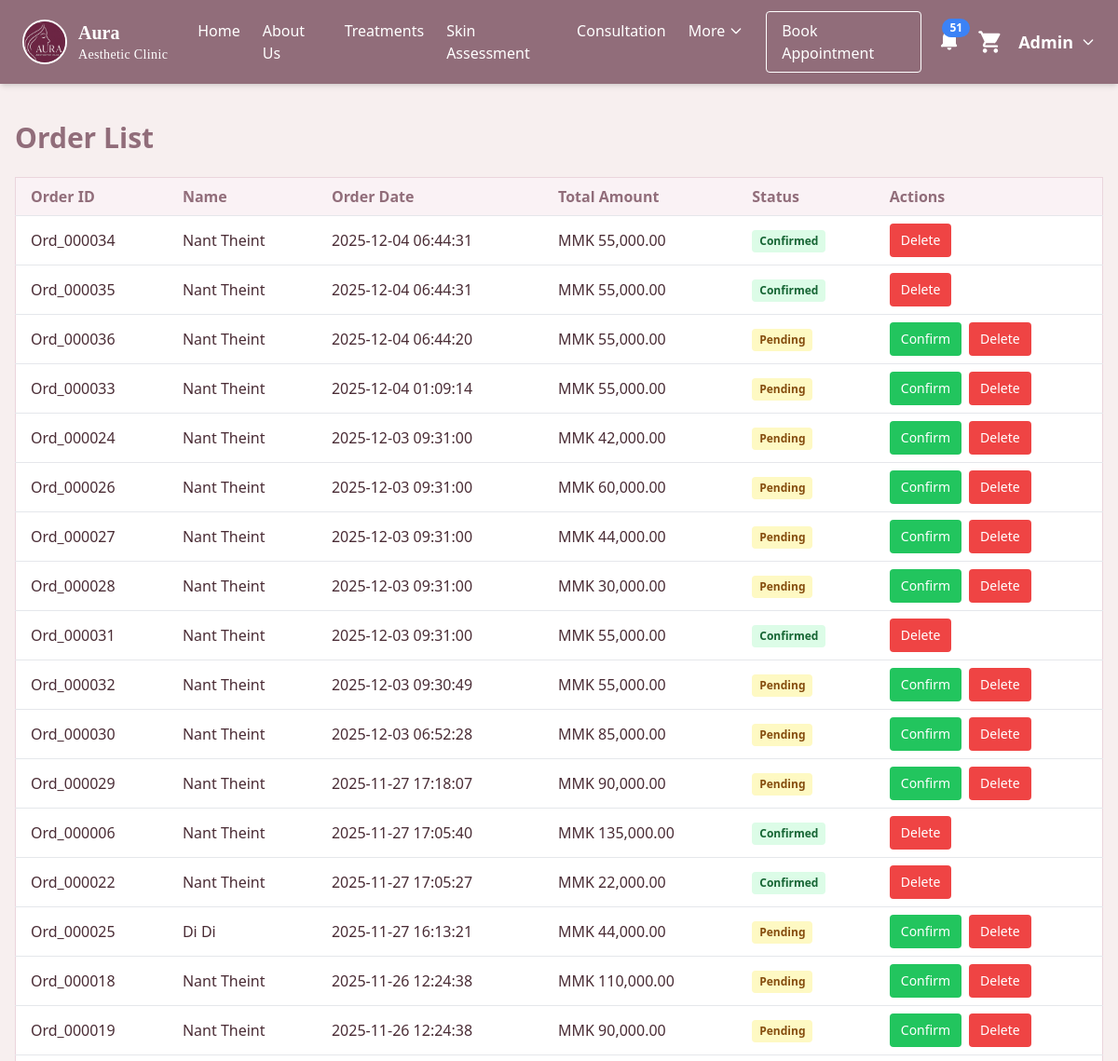
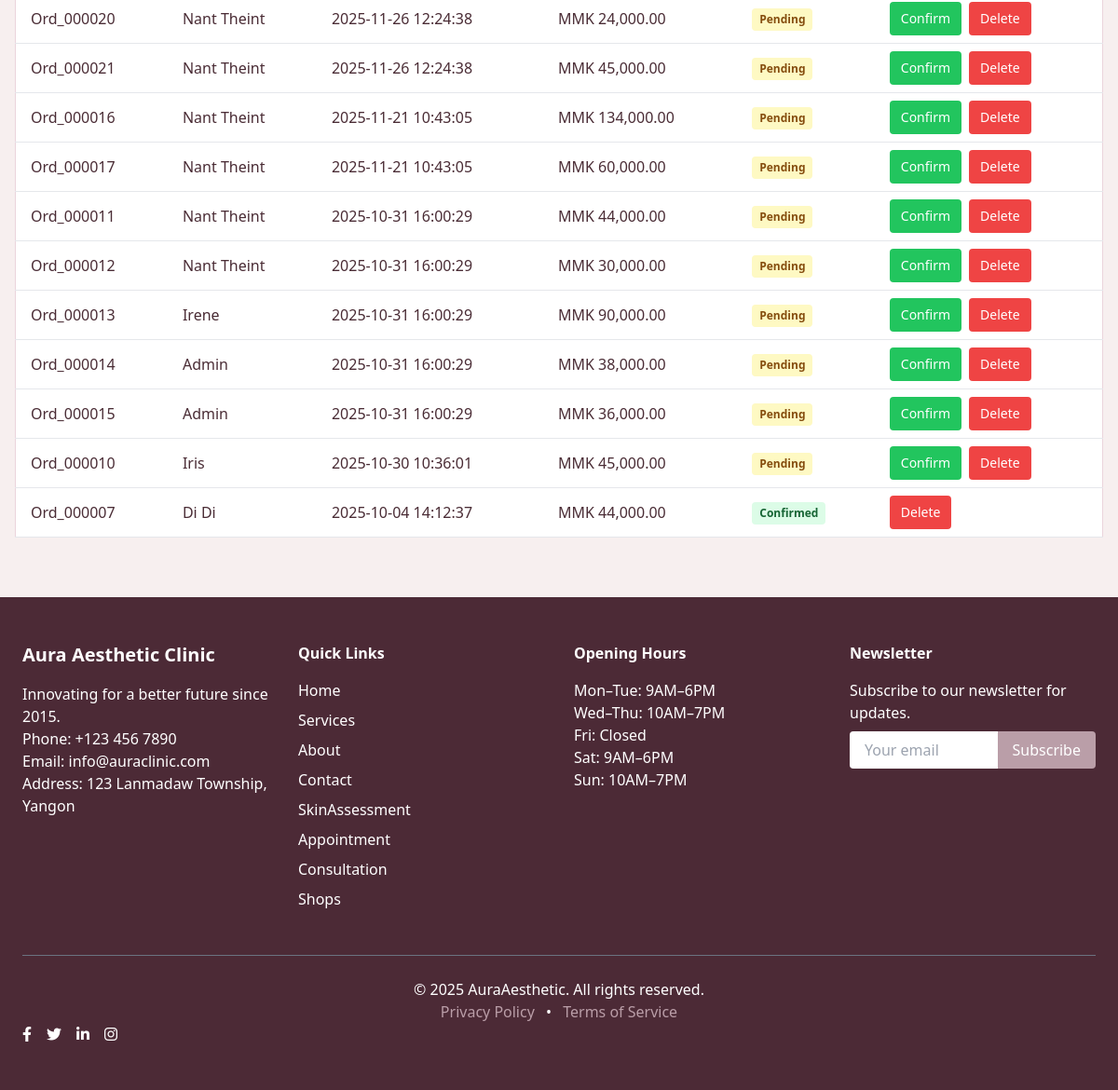
Screenshot of /orderlist.php (signed in) with the database file from the repository (2 pictures, top to bottom).
### tables this page shows
CREATE TABLE `orders` (
  `OrderCode` varchar(20) NOT NULL,
  `PatientID` int(11) NOT NULL,
  `Name` varchar(50) NOT NULL,
  `Email` varchar(50) NOT NULL,
  `Phone` varchar(50) NOT NULL,
  `OrderDate` timestamp NOT NULL DEFAULT current_timestamp() ON UPDATE current_timestamp(),
  `PaymentMethod` varchar(50) NOT NULL,
  `PaymentImage` varchar(255) NOT NULL,
  `DeliveryAddress` varchar(100) NOT NULL,
  `TotalAmount` int(11) NOT NULL,
  `TotalQuantity` int(11) NOT NULL,
  `Status` varchar(30) NOT NULL,
  `IsNotified` tinyint(1) NOT NULL
);

### orderlist.php (the view, shortened to what this page needs)
<?php
$role = $_SESSION['position'];
include('header.php');
include('navbar.php');
?>
<body class="bg-[#F7EFEF] text-[#4A2C35] font-sans">
    <div class="max-w-7xl mx-auto mt-6 lg:mt-10 px-3 sm:px-4 mb-8 lg:mb-16">
        <h1 class="text-2xl lg:text-3xl font-bold text-[#916D7A] mb-4 lg:mb-6">Order List</h1>
        <div class="overflow-x-auto">
            <table class="w-full bg-white border border-[#EBD5DC] rounded shadow-md text-sm lg:text-base">
                <thead>
                    <tr class="bg-[#FAF2F5] text-[#916D7A]">
                        <th class="py-2 px-2 sm:px-4 border-b text-left">Order ID</th>
                        <th class="py-2 px-2 sm:px-4 border-b text-left">Name</th>
                        <th class="py-2 px-2 sm:px-4 border-b text-left">Order Date</th>
                        <th class="py-2 px-2 sm:px-4 border-b text-left">Total Amount</th>
                        <th class="py-2 px-2 sm:px-4 border-b text-left">Status</th>
                        <th class="py-2 px-2 sm:px-4 border-b text-left">Actions</th>
                    </tr>
                </thead>
                <tbody>
                    <?php
                    $orderQuery = mysqli_query($connect, "
                        SELECT o.*, p.Name AS PatientName
                        FROM `orders` o
                        LEFT JOIN `patientregister` p
                        ON o.PatientID = p.PatientID
                        ORDER BY o.OrderDate DESC
                    ");
                    if ($orderQuery && mysqli_num_rows($orderQuery) > 0):
                        while ($o = mysqli_fetch_assoc($orderQuery)):
                    ?>
                            <tr class="hover:bg-[#F7EFEF]">
                                <td class="py-2 px-2 sm:px-4 border-b"><?= htmlspecialchars($o['OrderCode'] ?? '') ?></td>
                                <td class="py-2 px-2 sm:px-4 border-b"><?= htmlspecialchars($o['Name'] ?? 'Unknown') ?></td>
                                <td class="py-2 px-2 sm:px-4 border-b"><?= htmlspecialchars($o['OrderDate'] ?? '') ?></td>
                                <td class="py-2 px-2 sm:px-4 border-b">MMK <?= number_format($o['TotalAmount'] ?? 0, 2) ?></td>
                                <td class="py-2 px-2 sm:px-4 border-b">
                                    <span class="inline-block px-2 py-1 rounded text-xs font-semibold
                                        <?= ($o['Status'] ?? '') === 'Confirmed' ? 'bg-green-100 text-green-800' : 'bg-yellow-100 text-yellow-800' ?>">
                                        <?= htmlspecialchars($o['Status'] ?? '') ?>
                                    </span>
                                </td>
                                <td class="py-2 px-2 sm:px-4 border-b">
                                    <div class="flex flex-col sm:flex-row gap-1 sm:gap-2">
                                        <?php if (($o['Status'] ?? '') !== 'Confirmed'): ?>
                                            <?php if (in_array($role, ['Admin', 'Receptionist'])): ?>
                                                <a href="orderlist.php?confirm_order=<?= urlencode($o['OrderCode'] ?? '') ?>"
                                                    class="bg-green-500 text-white px-2 sm:px-3 py-1 sm:py-2 rounded hover:bg-green-700 text-xs sm:text-sm text-center"
                                                    onclick="return confirm('Confirm this order?');">Confirm</a>
                                            <?php else: ?>
                                                <button class="bg-gray-400 text-white px-2 sm:px-3 py-1 sm:py-2 rounded text-xs sm:text-sm w-full sm:w-auto"
                                                    onclick="alert('Access denied! You cannot confirm orders.')">Confirm</button>
                                            <?php endif; ?>
                                        <?php endif; ?>
                                        <?php if ($role === 'Admin'): ?>
                                            <a href="orderlist.php?delete_order=<?= urlencode($o['OrderCode'] ?? '') ?>"
                                                class="bg-red-500 text-white px-2 sm:px-3 py-1 sm:py-2 rounded hover:bg-red-700 text-xs sm:text-sm text-center"
                                                onclick="return confirm('Delete this order?');">Delete</a>
                                        <?php else: ?>
                                            <button class="bg-gray-400 text-white px-2 sm:px-3 py-1 sm:py-2 rounded text-xs sm:text-sm w-full sm:w-auto"
                                                onclick="alert('Access denied! Only Admin can delete orders.')">Delete</button>
                                        <?php endif; ?>
                                    </div>
                                </td>
                            </tr>
                        <?php endwhile;
                    else: ?>
                        <tr>
                            <td colspan="6" class="text-center text-gray-500 py-4">No orders found.</td>
                        </tr>
                    <?php endif; ?>
                </tbody>
            </table>
        </div>
    </div>
</body>
<?php include('footer.php'); ?>

### style.css (style rules this page uses)
body { background-color: pink; }

### rows the page displays
orders: OrderCode "Ord_000034", Name "Nant Theint", OrderDate "2025-12-04 06:44:31", TotalAmount "55,000.00", Status "Confirmed"
orders: OrderCode "Ord_000035", Name "Nant Theint", OrderDate "2025-12-04 06:44:31", TotalAmount "55,000.00", Status "Confirmed"
orders: OrderCode "Ord_000036", Name "Nant Theint", OrderDate "2025-12-04 06:44:20", TotalAmount "55,000.00", Status "Pending"
orders: OrderCode "Ord_000033", Name "Nant Theint", OrderDate "2025-12-04 01:09:14", TotalAmount "55,000.00", Status "Pending"
orders: OrderCode "Ord_000024", Name "Nant Theint", OrderDate "2025-12-03 09:31:00", TotalAmount "42,000.00", Status "Pending"
orders: OrderCode "Ord_000026", Name "Nant Theint", OrderDate "2025-12-03 09:31:00", TotalAmount "60,000.00", Status "Pending"
orders: OrderCode "Ord_000027", Name "Nant Theint", OrderDate "2025-12-03 09:31:00", TotalAmount "44,000.00", Status "Pending"
orders: OrderCode "Ord_000028", Name "Nant Theint", OrderDate "2025-12-03 09:31:00", TotalAmount "30,000.00", Status "Pending"
orders: OrderCode "Ord_000031", Name "Nant Theint", OrderDate "2025-12-03 09:31:00", TotalAmount "55,000.00", Status "Confirmed"
orders: OrderCode "Ord_000032", Name "Nant Theint", OrderDate "2025-12-03 09:30:49", TotalAmount "55,000.00", Status "Pending"
orders: OrderCode "Ord_000030", Name "Nant Theint", OrderDate "2025-12-03 06:52:28", TotalAmount "85,000.00", Status "Pending"
orders: OrderCode "Ord_000029", Name "Nant Theint", OrderDate "2025-11-27 17:18:07", TotalAmount "90,000.00", Status "Pending"
orders: OrderCode "Ord_000006", Name "Nant Theint", OrderDate "2025-11-27 17:05:40", TotalAmount "135,000.00", Status "Confirmed"
orders: OrderCode "Ord_000022", Name "Nant Theint", OrderDate "2025-11-27 17:05:27", TotalAmount "22,000.00", Status "Confirmed"
orders: OrderCode "Ord_000025", Name "Di Di", OrderDate "2025-11-27 16:13:21", TotalAmount "44,000.00", Status "Pending"
orders: OrderCode "Ord_000018", Name "Nant Theint", OrderDate "2025-11-26 12:24:38", TotalAmount "110,000.00", Status "Pending"
orders: OrderCode "Ord_000019", Name "Nant Theint", OrderDate "2025-11-26 12:24:38", TotalAmount "90,000.00", Status "Pending"
orders: OrderCode "Ord_000020", Name "Nant Theint", OrderDate "2025-11-26 12:24:38", TotalAmount "24,000.00", Status "Pending"
orders: OrderCode "Ord_000021", Name "Nant Theint", OrderDate "2025-11-26 12:24:38", TotalAmount "45,000.00", Status "Pending"
orders: OrderCode "Ord_000016", Name "Nant Theint", OrderDate "2025-11-21 10:43:05", TotalAmount "134,000.00", Status "Pending"
orders: OrderCode "Ord_000017", Name "Nant Theint", OrderDate "2025-11-21 10:43:05", TotalAmount "60,000.00", Status "Pending"
orders: OrderCode "Ord_000011", Name "Nant Theint", OrderDate "2025-10-31 16:00:29", TotalAmount "44,000.00", Status "Pending"
orders: OrderCode "Ord_000012", Name "Nant Theint", OrderDate "2025-10-31 16:00:29", TotalAmount "30,000.00", Status "Pending"
orders: OrderCode "Ord_000013", Name "Irene", OrderDate "2025-10-31 16:00:29", TotalAmount "90,000.00", Status "Pending"
orders: OrderCode "Ord_000014", Name "Admin", OrderDate "2025-10-31 16:00:29", TotalAmount "38,000.00", Status "Pending"
orders: OrderCode "Ord_000015", Name "Admin", OrderDate "2025-10-31 16:00:29", TotalAmount "36,000.00", Status "Pending"
orders: OrderCode "Ord_000010", Name "Iris", OrderDate "2025-10-30 10:36:01", TotalAmount "45,000.00", Status "Pending"
orders: OrderCode "Ord_000007", Name "Di Di", OrderDate "2025-10-04 14:12:37", TotalAmount "44,000.00", Status "Confirmed"

### other values shown
$staffNotiCount "51"
$staffName "Admin"
